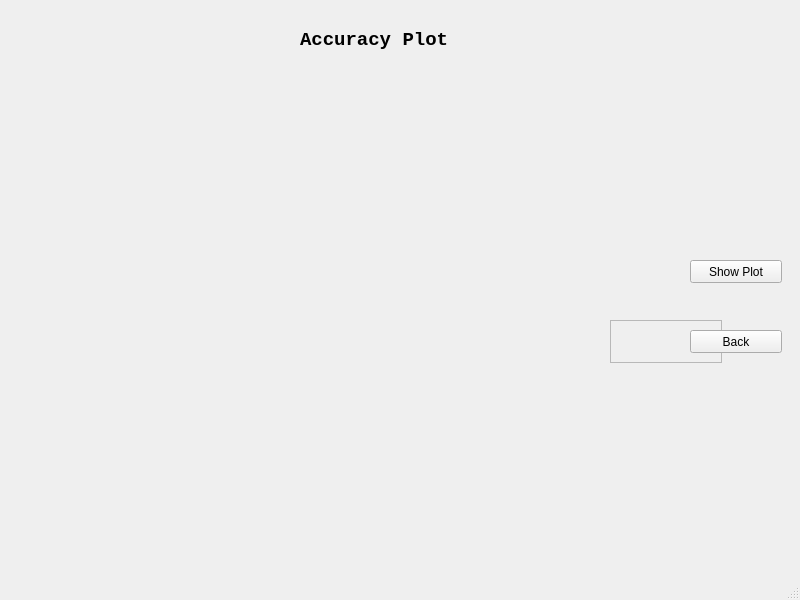
<?xml version="1.0" encoding="UTF-8"?>
<ui version="4.0">
 <class>MainWindow</class>
 <widget class="QMainWindow" name="MainWindow">
  <property name="geometry">
   <rect>
    <x>0</x>
    <y>0</y>
    <width>800</width>
    <height>600</height>
   </rect>
  </property>
  <property name="windowTitle">
   <string>MainWindow</string>
  </property>
  <widget class="QWidget" name="centralwidget">
   <widget class="QFrame" name="frame">
    <property name="geometry">
     <rect>
      <x>610</x>
      <y>320</y>
      <width>112</width>
      <height>43</height>
     </rect>
    </property>
    <property name="frameShape">
     <enum>QFrame::StyledPanel</enum>
    </property>
    <property name="frameShadow">
     <enum>QFrame::Raised</enum>
    </property>
    <layout class="QGridLayout" name="gridLayout"/>
   </widget>
   <widget class="QLabel" name="label">
    <property name="geometry">
     <rect>
      <x>300</x>
      <y>10</y>
      <width>201</width>
      <height>61</height>
     </rect>
    </property>
    <property name="font">
     <font>
      <family>Consolas</family>
      <pointsize>14</pointsize>
      <weight>75</weight>
      <bold>true</bold>
      <underline>false</underline>
     </font>
    </property>
    <property name="text">
     <string>&lt;!DOCTYPE HTML PUBLIC &quot;-//W3C//DTD HTML 4.0//EN&quot; &quot;http://www.w3.org/TR/REC-html40/strict.dtd&quot;&gt;
&lt;html&gt;&lt;head&gt;&lt;meta name=&quot;qrichtext&quot; content=&quot;1&quot; /&gt;&lt;style type=&quot;text/css&quot;&gt;
p, li { white-space: pre-wrap; }
&lt;/style&gt;&lt;/head&gt;&lt;body style=&quot; font-family:'Consolas'; font-size:14pt; font-weight:600; font-style:normal;&quot;&gt;
&lt;p style=&quot; margin-top:12px; margin-bottom:12px; margin-left:0px; margin-right:0px; -qt-block-indent:0; text-indent:0px;&quot;&gt;Accuracy Plot&lt;/p&gt;&lt;/body&gt;&lt;/html&gt;</string>
    </property>
   </widget>
   <widget class="QPushButton" name="go_to_window_6">
    <property name="geometry">
     <rect>
      <x>690</x>
      <y>260</y>
      <width>92</width>
      <height>23</height>
     </rect>
    </property>
    <property name="text">
     <string>Show Plot</string>
    </property>
   </widget>
   <widget class="QPushButton" name="go_to_window_2">
    <property name="geometry">
     <rect>
      <x>690</x>
      <y>330</y>
      <width>92</width>
      <height>23</height>
     </rect>
    </property>
    <property name="text">
     <string>Back</string>
    </property>
   </widget>
   <widget class="QWidget" name="widget" native="true">
    <property name="geometry">
     <rect>
      <x>40</x>
      <y>100</y>
      <width>571</width>
      <height>311</height>
     </rect>
    </property>
   </widget>
  </widget>
  <widget class="QMenuBar" name="menubar">
   <property name="geometry">
    <rect>
     <x>0</x>
     <y>0</y>
     <width>800</width>
     <height>23</height>
    </rect>
   </property>
  </widget>
  <widget class="QStatusBar" name="statusbar"/>
 </widget>
 <resources/>
 <connections/>
</ui>
